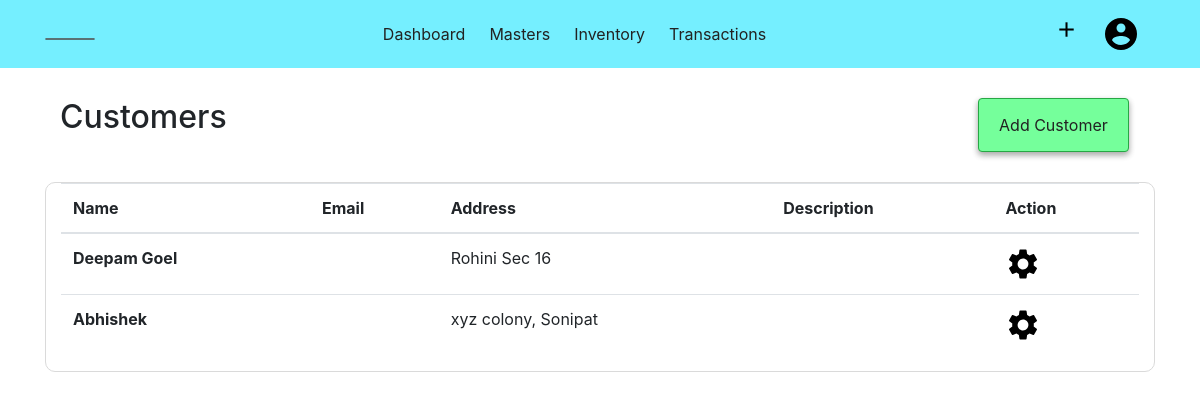
The page /customer (signed in) on the database as committed earlier.
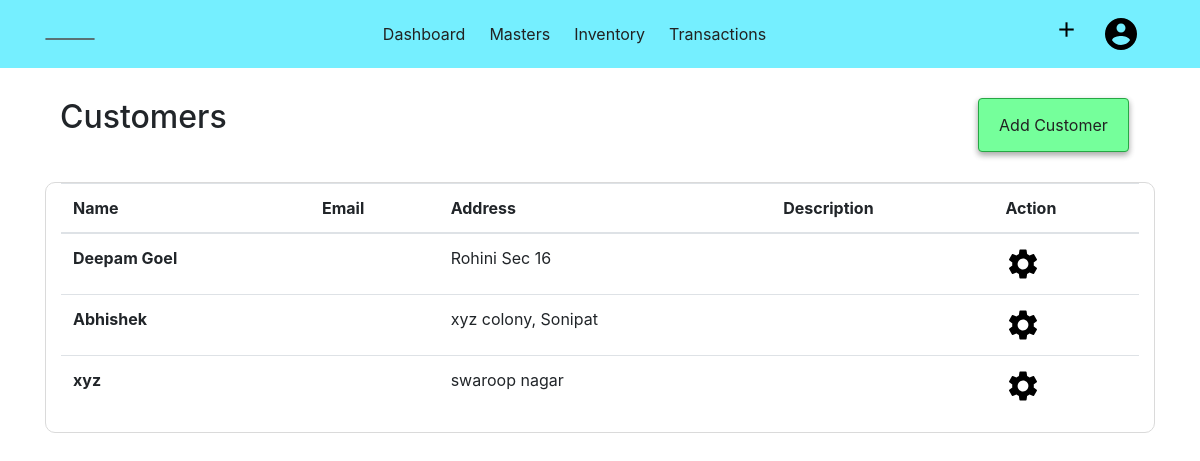
The same page on the database as committed later.
### acsystem/models.py (models this page shows, shortened)
class Customer(db.Model):
    id = db.Column(db.Integer, primary_key=True)
    name = db.Column(db.String(40), nullable=False)
    first = db.Column(db.String(40))
    last = db.Column(db.String(40))
    mailingname = db.Column(db.String(40))
    address = db.Column(db.String(100))
    country = db.Column(db.String(30))
    state = db.Column(db.String(30))
    pin = db.Column(db.Integer)
    email = db.Column(db.String(50))
    phoneno = db.Column(db.Integer)
    gstno = db.Column(db.Integer)
    openingbalance = db.Column(db.Integer, default=0, nullable=False)
    currentbalance = db.Column(db.Integer, default=0, nullable=False)
    description = db.Column(db.Text)
    company_id = db.Column(db.Integer, db.ForeignKey('company.id', ondelete="CASCADE"), nullable=False)

### acsystem/customer/routes.py (the view)
@customers.route('/customer')
@login_required
def customerlist():
    if current_user.activecompany == 0:
        flash(f"No Company is Activated! ","warning")
        return redirect(url_for('company.companies'))
    customers = Customer.query.filter_by(company_id = current_user.activecompany).all()
    return render_template('customertemplate/customerlist.html', title='Customers', customers=customers)

### acsystem/models.py (called while the page is built)
@login_manager.user_loader
def load_user(user_id):
    return User.query.get(int(user_id))

### acsystem/templates/customertemplate/customerlist.html
{% extends "layout.html"%}
{% block content %}
<div class="container">
    <div class="container-fluid">
        <h2 class="float-left">Customers</h2>
        <ul class="nav justify-content-end">
            <li class="btn btn-success">
                <a class="nav-link" href="{{ url_for('customers.addcustomer') }}">Add Customer</a>
            </li>
        </ul>
    </div>
    <div class="container-fluid" style="border:1px solid rgb(218, 218, 218); border-radius:10px;">
        <table class="table table-hover">
            <thead>
                <tr>
                    <th scope="col">Name</th>
                    <th scope="col">Email</th>
                    <th scope="col">Address</th>
                    <th scope="col">Description</th>
                    <th scope="col">Action</th>
                </tr>
            </thead>
            <tbody>
                {% for customer in customers %}
                <tr>
                    <th scope="row">{{customer.name }}</th>
                    <td>{{ customer.email }}</td>
                    <td>{{ customer.address }}</td>
                    <td>{{ customer.description }}</td>
                    <td>
                        <a href="{{ url_for('customers.showcustomer', customer_id = customer.id) }}">
                        <img src="{{ url_for('static',filename='images/setting.png') }}" alt="Setting">
                        </a>
                    </td>
                {% endfor %}
            </tbody>
        </table>
    </div>
</div>
{% endblock content %}

Rows that differ between the two databases and show on the page:
added Customer: name "xyz", address "swaroop nagar"
